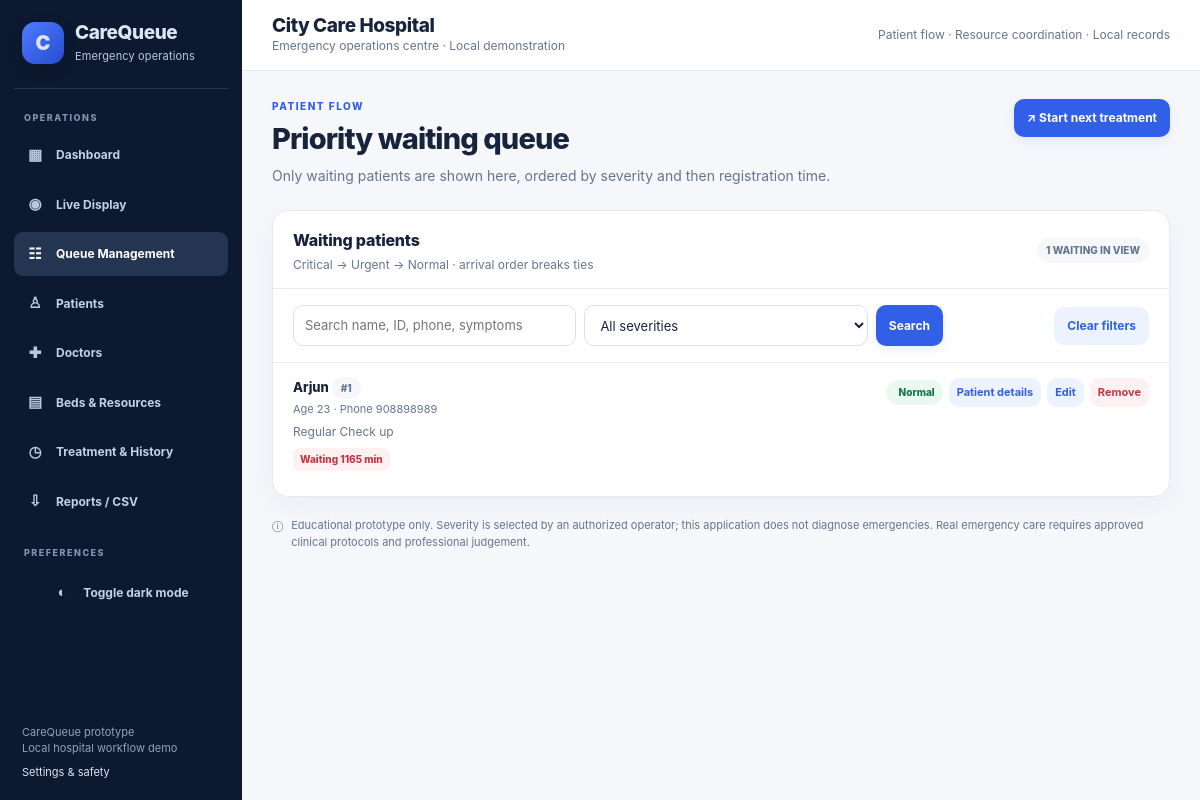
The app's page /queue-management with its own data.
### tables this page shows
CREATE TABLE patients (
                id INTEGER PRIMARY KEY AUTOINCREMENT,
                name TEXT NOT NULL,
                phone TEXT NOT NULL DEFAULT '',
                age INTEGER NOT NULL CHECK(age BETWEEN 0 AND 120),
                severity INTEGER NOT NULL CHECK(severity IN (1,2,3)),
                symptoms TEXT NOT NULL,
                status TEXT NOT NULL DEFAULT 'waiting'
                    CHECK(status IN ('waiting','in_treatment','treated')),
                created_at TEXT NOT NULL,
                treated_at TEXT,
                doctor_id INTEGER,
                bed_id INTEGER
            , started_at TEXT, completed_at TEXT, outcome TEXT, notes TEXT NOT NULL DEFAULT '');

### app.py (the view)
    @app.get("/queue-management")
    def queue_management():
        search = request.args.get("q", "").strip()[:100]
        severity_filter = request.args.get("severity", "")
        patients = waiting_query(search, severity_filter)
        return render_template("queue.html", patients=patients, labels=LABELS,
            colors=COLORS, search=search, severity_filter=severity_filter)

### app.py (called while the page is built, shortened)
def merge_sort(items: list[T], key: Callable[[T], Any]) -> list[T]:
    if len(items) <= 1:
        return items.copy()

### templates/queue.html (shortened to what this page needs)
{% extends "base.html" %}{% block title %}Queue Management{% endblock %}{% block content %}
<div class="page-heading"><div><div class="eyebrow">Patient flow</div><h1>Priority waiting queue</h1><p class="lead">Only waiting patients are shown here, ordered by severity and then registration time.</p></div><div class="page-intro-actions"><form method="post" action="{{ url_for('treat_next') }}"><button type="submit">↗ Start next treatment</button></form></div></div>
<section class="data-panel">
<div class="panel-header"><div><h2>Waiting patients</h2><div class="panel-subtitle">Critical → Urgent → Normal · arrival order breaks ties</div></div><span class="count-pill">{{ patients|length }} WAITING IN VIEW</span></div>
<div class="data-toolbar"><form method="get" action="{{ url_for('queue_management') }}"><input name="q" value="{{ search }}" placeholder="Search name, ID, phone, symptoms" aria-label="Search queue"><select name="severity" aria-label="Filter severity"><option value="">All severities</option></select><button type="submit">Search</button></form><a class="button button-soft" href="{{ url_for('queue_management') }}">Clear filters</a></div>
{% if patients %}<div class="queue-list">{% for p in patients %}<div class="queue-item"><div class="queue-main"><div class="patient-name">{{ p.name }} <span class="count-pill">#{{ p.id }}</span></div><div class="patient-meta">Age {{ p.age }} · Phone {{ p.phone or 'Not provided' }}</div><div class="patient-symptoms">{{ p.symptoms }}</div><span class="wait-time" data-created="{{ p.created_at }}"></span></div><div class="queue-actions"><span class="badge {{ colors[p.severity] }}">{{ labels[p.severity] }}</span><a class="button button-soft button-small" href="{{ url_for('patients_page') }}">Patient details</a><button class="button-soft button-small" type="button" onclick="document.getElementById('edit-{{ p.id }}').hidden=!document.getElementById('edit-{{ p.id }}').hidden">Edit</button><form method="post" action="{{ url_for('delete_patient',patient_id=p.id) }}" onsubmit="return confirm('Remove this waiting patient?')"><button class="button-danger button-small" type="submit">Remove</button></form></div></div>{% endfor %}</div>{% else %}<div class="empty-state"><div class="empty-title">No waiting patients</div><div>Register a patient from the Patients page to populate the queue.</div><a class="button button-primary" style="margin-top:14px" href="{{ url_for('patients_page') }}">Go to Patients</a></div>{% endif %}
</section>
{% endblock %}

### templates/base.html (style rules this page uses)
:root { --bg:#f5f7fb;--surface:#fff;--ink:#17243b;--muted:#66758e;--line:#e5eaf2;--navy:#101d35;--blue:#315fe8;--blue-dark:#234ac0;--blue-soft:#edf2ff;--red:#c73543;--red-soft:#fff0f1;--amber:#a55a08;--amber-soft:#fff4df;--green:#147447;--green-soft:#e9f8f0;--shadow:0 10px 28px rgba(19,35,64,.045) }
* { box-sizing:border-box }
body { margin:0;background:var(--bg);color:var(--ink);font-family:Inter,-apple-system,BlinkMacSystemFont,"Segoe UI",sans-serif;font-size:14px;line-height:1.5;transition:background .2s,color .2s }
a { color:inherit }
.eyebrow { text-transform:uppercase;letter-spacing:1.5px;font-size:10px;font-weight:800;color:var(--blue);margin-bottom:8px }
.page-heading { display:flex;align-items:flex-start;justify-content:space-between;gap:20px;margin-bottom:24px }
h1 { font-size:29px;letter-spacing:-.9px;line-height:1.2;margin:0 0 8px;font-weight:800 }
h2 { font-size:16px;letter-spacing:-.2px;margin:0;font-weight:800 }
.lead { font-size:14px;color:var(--muted);margin:0;max-width:700px }
.button,button { border:0;border-radius:10px;padding:10px 13px;font:inherit;font-size:12px;font-weight:750;display:inline-flex;align-items:center;justify-content:center;gap:7px;text-decoration:none;cursor:pointer;transition:background .15s,transform .15s }
.button-primary,button { background:var(--blue);color:white;box-shadow:0 4px 10px #315fe81a }
.button-soft { background:var(--blue-soft);color:var(--blue);box-shadow:none }
.button-danger { background:var(--red-soft);color:var(--red);box-shadow:none;padding:7px 10px }
.button-small { padding:6px 8px;font-size:11px }
.panel-header { padding:17px 20px 14px;border-bottom:1px solid var(--line);display:flex;justify-content:space-between;align-items:center;gap:12px }
.panel-subtitle { color:var(--muted);font-size:12px;margin-top:4px }
input,select,textarea { width:100%;padding:10px 11px;border:1px solid #d9e1ee;border-radius:10px;font:inherit;font-size:13px;background:var(--surface);color:var(--ink) }
.count-pill { border-radius:99px;background:var(--bg);color:var(--muted);font-weight:800;font-size:10px;padding:5px 9px;white-space:nowrap }
.queue-list { padding:0 20px 10px }
.queue-item { display:grid;grid-template-columns:minmax(0,1fr) auto;gap:10px;align-items:start;padding:15px 0;border-bottom:1px solid var(--line) }
.queue-item:last-child { border-bottom:0 }
.queue-main { min-width:0 }
.queue-actions { display:flex;gap:6px;align-items:center;flex-wrap:wrap;justify-content:flex-end }
.patient-name { font-weight:800;font-size:13px }
.patient-meta { font-size:11px;color:var(--muted);margin-top:3px }
.patient-symptoms { font-size:12px;color:var(--muted);margin-top:6px;overflow-wrap:anywhere }
.badge { display:inline-flex;align-items:center;gap:5px;border-radius:99px;padding:5px 8px;font-size:10px;font-weight:850;white-space:nowrap }
.badge.normal { background:var(--green-soft);color:var(--green) }
.wait-time { display:inline-block;font-size:10px;font-weight:800;padding:4px 7px;border-radius:7px;background:var(--green-soft);color:var(--green);margin-top:7px }
.wait-time.late { background:var(--red-soft);color:var(--red) }
.data-panel { background:var(--surface);border:1px solid var(--line);border-radius:16px;overflow:hidden;box-shadow:var(--shadow);margin-bottom:18px }
.data-toolbar { display:flex;gap:10px;align-items:center;justify-content:space-between;padding:16px 20px;border-bottom:1px solid var(--line);flex-wrap:wrap }
.data-toolbar form { display:flex;gap:8px;flex:1;max-width:650px }
.data-toolbar input { min-width:150px }
.page-intro-actions { display:flex;gap:8px;flex-wrap:wrap }

### records on screen
patients: name "Arjun", id "1", age "23", phone "908898989", symptoms "Regular Check up", severity "Normal"

### other values on screen
{{ patients|length }} "1"
